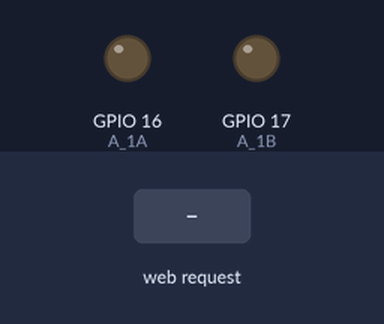
Simulated run of this sketch. Board: ESP32. Shown: output pins drawn as LEDs (lit = HIGH). The test bench sets the inputs (shaded band). WiFi joins after 1.5 s; servers stay silent unless stated; what the sketch prints to the serial monitor is not drawn.

Above: at 3.2 s.
3.3 s: HTTP request GET /?Relay2_motor=ON received
At 4.5 s:
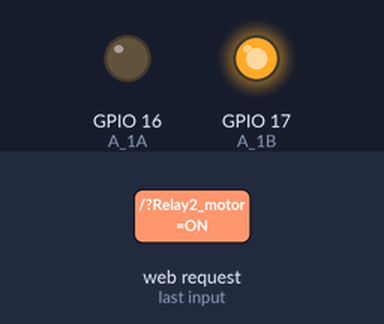
4.8 s: HTTP request GET /?Relay_socket=ON received
6.3 s: HTTP request GET /?Relay_socket=OFF received
Timing chart, 0 to 9.3 s (numbered marks = the images above; inputs shaded):
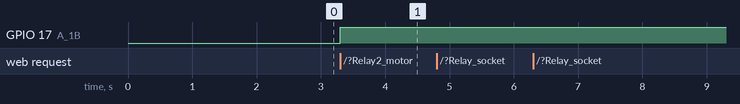

The sketch:

smarthome.ino
```cpp
#include <WiFi.h>
//請修改以下參數--------------------------------------------
char ssid[] = "****"; //請修改為您連線的網路名稱並在arduino改 連home Internet
char password[] = "*****"; //請修改為您連線的網路密碼

WiFiServer server(80); //宣告伺服器位在80 port

int Relay_socket = 23; //宣告插座插孔1的繼電器在 GPIO 23
int A_1A=16; //L9110S馬達驅動板 A_1A腳 連接到ESP32的 GPIO16
int A_1B=17; //L9110S馬達驅動板 A_1B腳 連接到ESP32的 GPIO17

void setup()
{
  Serial.begin(115200);
  Serial.print("開始連線到無線網路SSID:");
  Serial.println(ssid);
  WiFi.begin(ssid, password);
  while (WiFi.status() != WL_CONNECTED) {
    Serial.print(".");
    delay(1000);
  }
  Serial.println("連線完成");
  server.begin();
  Serial.print("伺服器已啟動，http://");
  Serial.println(WiFi.localIP());

  // *****切記:這個腳位在接其他感測器信號需要改成input，否則一般感測器信號無法承受3~5V的電壓基本上會直接燒壞*******

  //esp32電壓輸出給驅動器讓風扇轉動
  pinMode(A_1A,OUTPUT);
  pinMode(A_1B,OUTPUT);
}

void loop()
{
  //宣告一個連線
  WiFiClient client = server.available();
  if (client) {
    //有人連入時
    Serial.println("使用者連入");
    //-------------網頁的html部份開始--------------
    client.println("HTTP/1.1 200 OK");
    client.println("Content-Type: text/html");
    client.println("");
    client.println("<!DOCTYPE HTML>");

	// 設計 client 上的瀏覽器網頁格式，包括顏色、字型大小、有無邊框、字元等
	client.println("<head><meta name=\"viewport\" content=\"width=device-width, initial-scale=1\">");
	client.println("<link rel=\"icon\" href=\"data:,\">");//
	//CSS style的on/off按鈕
	client.println("<style>html { font-family: Helvetica; display: inline-block; margin: 0px auto; text-align: center;}");// 可自由調整按鈕顏色和方框大小
	client.println(".button { background-color: #4CAF66; border: none; color: white; padding: 1px 20px;");
	client.println("text-decoration: none; font-size: 20px; margin: 2px; cursor: pointer;}");
	client.println(".button2 {background-color: #555666;}</style></head>");

    client.println("<html><head><meta charset='utf-8'></head>");
    client.println("<br>");
    client.println("<h1>智慧淨零管理系統</h1>");
    //HTML超連結指令
    client.println("<a>插孔   </a>");
    client.println("<a href='/Relay_socket=ON'><button class=\"button\">開啟on</button> </a>" );
    client.println("<a href='/Relay_socket=OFF'><button class=\"button button2\">關閉off</button></a><br>");
    client.println("<a>風扇   </a>");
    client.println("<a href='/Relay2_motor=ON'><button class=\"button\">開啟on</button> </a>");
    client.println("<a href='/Relay2_motor=OFF'><button class=\"button button2\">關閉off</button></a><br>");
    /*digitalWrite(A_1B,HIGH);
    digitalWrite(A_1A,LOW);*/
    /*client.println(" ");
    client.println(" ");
    client.println(" ");
    client.println(" ");
    client.println(" ");
    client.println(" ");
    client.println(" ");
    client.println(" ");
    client.println(" ");
    client.println(" ");*/


    client.println("</html>");
    //-------------網頁的html部份結束--------------
    //取得使用者輸入的網址
    String request = client.readStringUntil('\r');
    Serial.println(request);
    //判斷超連結指令
    //網址內包含Relay_socket=ON就開啟插座孔1，如果Relay_socket=OFF，關閉插座孔1
    if (request.indexOf("Relay_socket=ON") >= 0) { digitalWrite(Relay_socket, HIGH); }
    if (request.indexOf("Relay_socket=OFF") >= 0) { digitalWrite(Relay_socket, LOW); }

    if (request.indexOf("Relay2_motor=ON") >= 0) { digitalWrite(A_1B,HIGH); digitalWrite(A_1A,LOW);} //風扇需要兩個output搭配
    if (request.indexOf("Relay2_motor=OFF") >= 0) { digitalWrite(A_1B,LOW); digitalWrite(A_1A,LOW); }
    Serial.println("完成");
    client.stop();//停止連線
  }
}
```

Measured:
- after the input at 3.3 s, GPIO 17 (A_1B): LOW → HIGH at once
- after the input at 4.8 s, every drawn part: stays the same
- after the input at 6.3 s, every drawn part: stays the same
